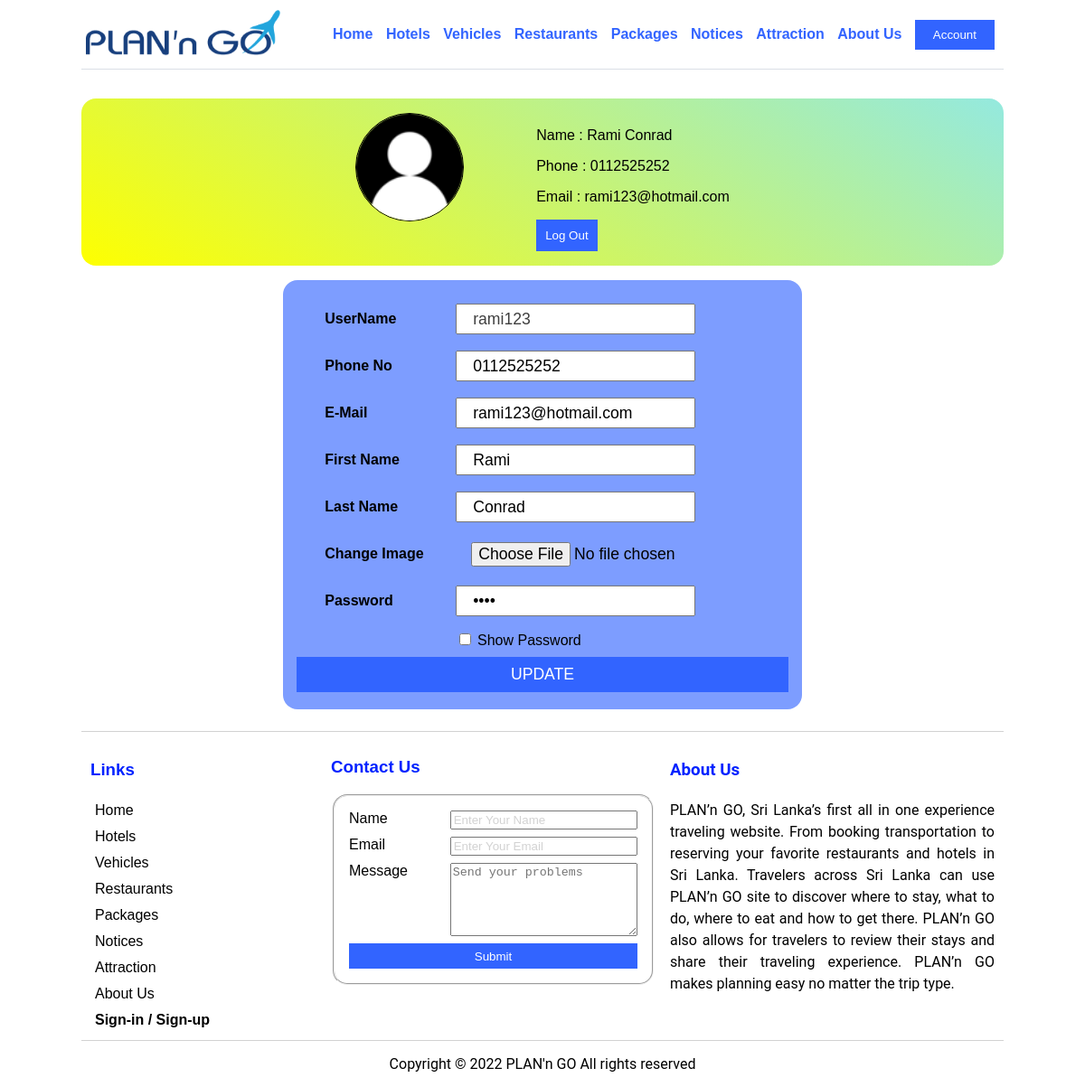
Page /profile.php (signed in) on the committed database.
### tables this page shows
CREATE TABLE table_user(
  userId INT UNSIGNED AUTO_INCREMENT,
  userName VARCHAR(40) NOT NULL UNIQUE,
  email VARCHAR(40) UNIQUE NOT NULL,
  phoneNo VARCHAR(10) UNIQUE,
  pwd VARCHAR(40),
  firstName VARCHAR(40),
  lastName VARCHAR(40),
  userImg VARCHAR(40) NOT NULL DEFAULT 'user.png',
  PRIMARY KEY (userId)
);

### profile.php (the view, shortened to what this page needs)
<?php
  include 'head.php';
  $conn = OpenCon();
  $sql = "SELECT * FROM `table_user` WHERE `userId` = " . $_SESSION['Id'];
  $result = $conn->query($sql);
  $result = $result->fetch_assoc();
  $img = $result['userImg'];
  $uname = $result['userName'];
  $fname = $result['firstName'];
  $lname = $result['lastName'];
  $phone = $result['phoneNo'];
  $mail = $result['email'];
  $password = $result['pwd'];
?>
	<link rel="stylesheet" hreflang="" href="https://cdnjs.cloudflare.com/ajax/libs/font-awesome/4.7.0/css/font-awesome.min.css">
  <link rel="stylesheet" href="css/profile.css" type="text/css">
<?php include 'header.php' ?>
  <section>
    <div class="user-details">
      <img src="img/User/<?php echo $img ?>" alt="User Image" class="user-img">
      <div>
        <p>Name : <?php echo $fname ?> <?php echo $lname ?></p>
        <p>Phone : <?php echo $phone ?></p>
        <p>Email : <?php echo $mail ?></p>
        <a href="logout.php"><input type="button" class="btn-animation" value="Log Out" style="padding:10px;"></a>
      </div>
    </div>
    <table class="user-update">
      <tr>
        <td><label for="uname">UserName </label></td>
        <td><input type="text" value="<?php echo $uname ?>" readonly></td>
      </tr>
      <form action="update.php" method="POST" enctype="multipart/form-data">
        <tr>
          <td><label for="phone">Phone No </label></td>
          <td><input type="text" name="phone" value="<?php echo $phone ?>"></td>
        </tr>
        <tr>
          <td><label for="email">E-Mail </label></td>
          <td><input type="email" name="email" value="<?php echo $mail ?>" required></td>
        </tr>
        <tr>
          <td><label for="first">First Name </label></td>
          <td><input type="text" name="first" value="<?php echo $fname ?>"></td>
        </tr>
        <tr>
          <td><label for="last">Last Name </label></td>
          <td><input type="text" name="last" value="<?php echo $lname ?>"></td>
        </tr>
        <tr>
          <td><label for="img">Change Image </label></td>
          <td><input type="file" name="img"></td>
        </tr>
        <tr>
          <td><label for="password">Password </label></td>
          <td><input type="password" name="password" id="password" value="<?php echo $password ?>"></td>
        </tr>
        <tr>
          <td></td>
          <td><input type="checkbox" onclick="fun1(this)"> Show Password</td>
        </tr>
        <tr>
          <th colspan="2"><input type="submit" value="Update" class="btn-animation"></th>
        </tr>
      </form>
    </table>
  </section>
  <?php include 'footer.php'; include 'messageDisplay.php' ?>
</body>
</html>

### css/main.css (style rules this page uses)
:root { --extralightblue: #ccddff; --lightblue: #7d9dff; --midblue: #3264ff; --darkblue: #0022ff; --black20: #11111120; --black30: #11111130; --black65: #11111165; --ash: #919191; --lightblack: #dadfe6; --midblack: #737373; }
* { box-sizing: border-box; transition: all .15s ease; }
body { overflow-x: hidden; width: 85%; margin-left: auto; margin-right: auto; font-family: sans-serif, "Times New Roman"; }
.btn-animation { cursor: pointer; background-color: var(--midblue); color: white; transition: 0.25s; border: 0px; }
input::placeholder { color: var(--black30); }
section, footer, .copyright, .nav_link li { opacity: 0; }
footer, .copyright, section { animation: FadeUp 0.25s ease forwards; }
section { animation-delay: .25s; }

### css/profile.css (style rules this page uses)
td:first-child { font-weight: 700; padding: 1em 2em; }
section { padding: 1.5em 0; display: grid; grid-template-columns:1fr; align-items: center; justify-items: center; grid-gap: 1em; }
.user-details { padding: 1em 0.5em; border-radius: 1em; background: rgb(254,255,0); background: linear-gradient(31deg, rgba(254,255,0,1) 0%, rgba(148,233,223,1) 100%); width: 100%; display: flex; gap: 5em; justify-content: center; }
.user-img { border: 1px solid black; border-radius: 50%; width: 10vw; height: 10vw; }
.user-update { grid-column: 1/-1; background-color: var(--lightblue); padding: 1em 0.75em; border-radius: 1em; }
.user-update tr input { padding: 0.25em 1em ; font-size: 1.1em; }
.user-update tr:first-child input { color: rgb(63, 63, 63); cursor: not-allowed; user-select: none; }
.user-update tr:last-child input { width: 100%; text-transform: uppercase; padding: 0.5em 1em; }

### rows in the picture
table_user: userImg (placeholder picture), firstName "Rami", lastName "Conrad", phoneNo "0112525252", email "rami123@hotmail.com", userName "rami123", phone "0112525252", first "Rami", last "Conrad"
